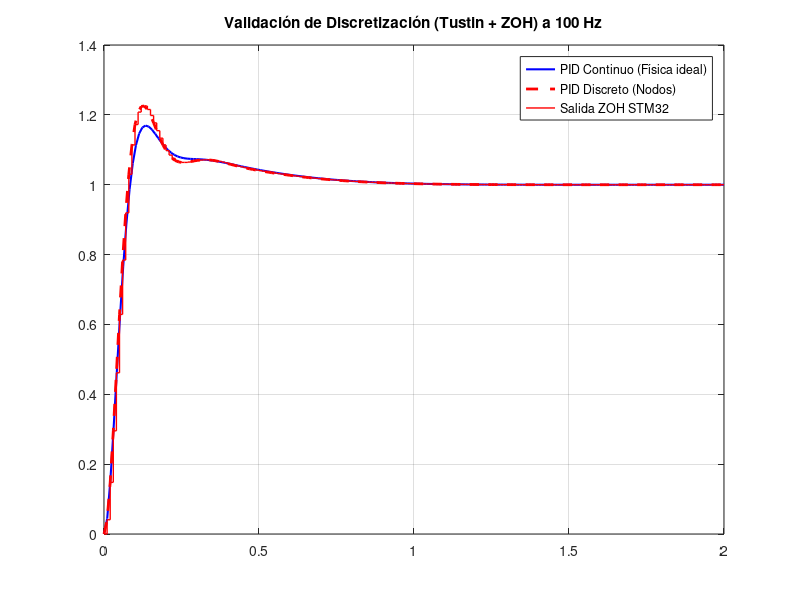

The MATLAB script that drew this image:
% =========================================================================
%               DISCRETIZACIÓN DEL CONTROLADOR (MÉTODO TUSTIN)
% =========================================================================
clc; clear; close all;

% PARAMETROS FISICOS ESTIMADOS
J = 0.001;
b = 0.01;
s = tf('s');
planta = 1 / (J*s^2 + b*s);

% PARAMETROS del PID Tuner
Kp = 0.25633;
Ki = 0.73634;
Kd = 0.018744;
Tf = 0.027145;

% ARRANCAMOS EL PID CONTINUO EN MATLAB
C_cont = pid(Kp, Ki, Kd, Tf);

% TUSTIN
Ts = 0.01; % El dron lee a 100Hz
C_disc = c2d(C_cont, Ts, 'tustin');

% VALIDACION
figure('Name', 'Validación: Continuo vs Discreto', 'Position', [100, 100, 800, 500]);
[y_cont, t_cont] = step(feedback(C_cont * planta, 1));      % El sistema continuo puro
planta_disc = c2d(planta, Ts, 'zoh');                       % Simulamos el PWM
[y_disc, t_disc] = step(feedback(C_disc * planta_disc, 1));

plot(t_cont, y_cont, 'b', 'LineWidth', 1.5);
hold on;
plot(t_disc, y_disc, 'r--', 'LineWidth', 2);
stairs(t_disc, y_disc, 'r', 'LineWidth', 1);                % Escalones rectangulares para ver exactamente lo que hace el STM32 

title('Validación de Discretización (Tustin + ZOH) a 100 Hz');
legend('PID Continuo (Física ideal)', 'PID Discreto (Nodos)', 'Salida ZOH STM32');
grid on;

% EXTREMOS LOS COEFICIENTES PARA EL CODIGO C
disp('====================================================');
disp('COEFICIENTES PARA FIRMWARE EN C (pid.c):');
disp('====================================================');
disp(['Kp = ', num2str(Kp)]);
disp(['Ki = ', num2str(Ki)]);
disp(['Kd = ', num2str(Kd)]);
disp(['N (1/Tf) = ', num2str(1/Tf)]);
disp(['Ts = ', num2str(Ts)]);
